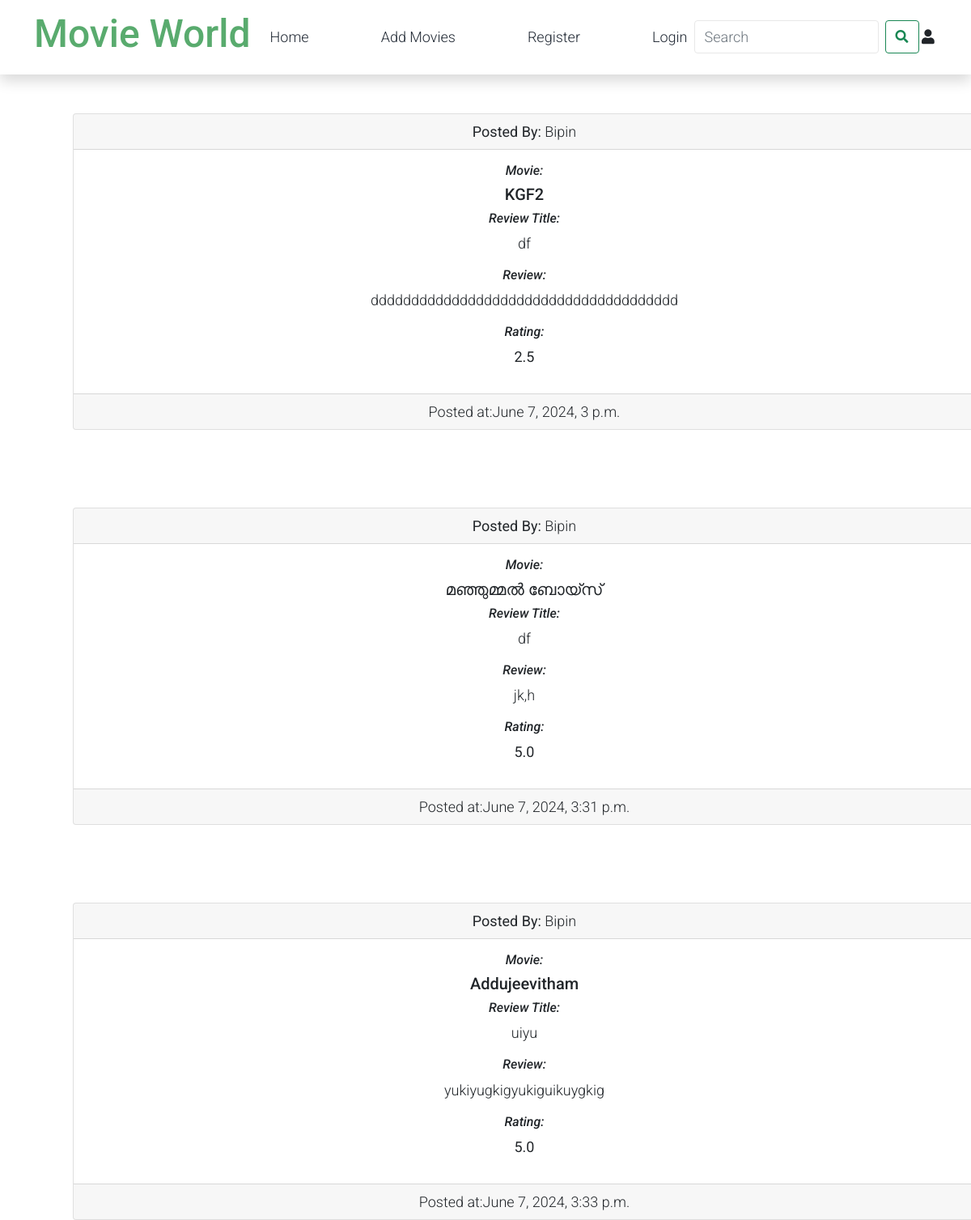
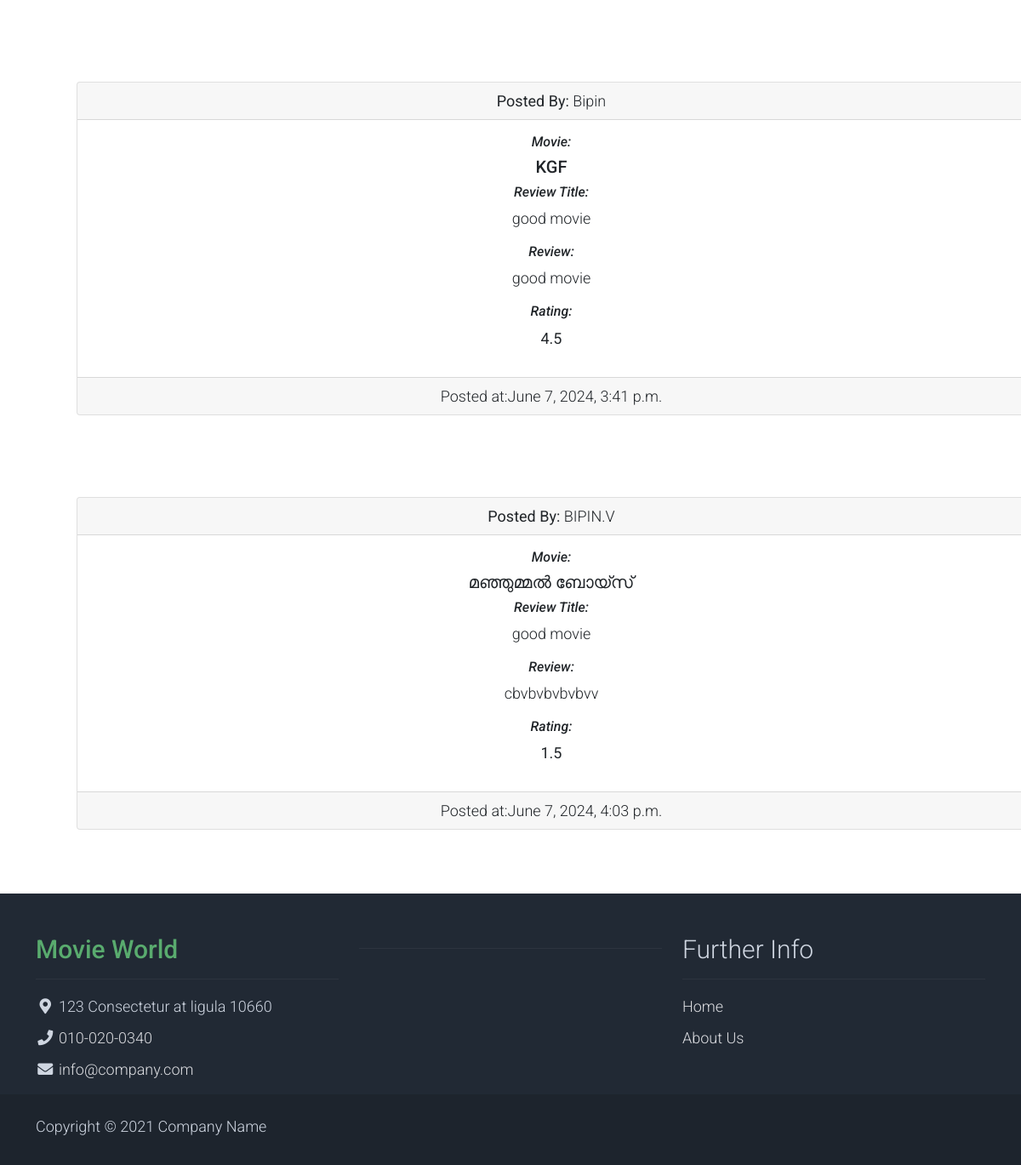
Screenshot of /commends/ with the database file from the repository (2 pictures, top to bottom).
### movapp/models.py (models this page shows, shortened)
class ReviewRating(models.Model):
    movie = models.ForeignKey(Addmovie, on_delete=models.CASCADE)
    user=models.ForeignKey(User,on_delete=models.CASCADE)
    subject=models.CharField(max_length=100,blank=True)
    review=models.TextField(max_length=500,blank=True)
    rating=models.FloatField()
    ip=models.CharField(max_length=20,blank=True)
    status=models.BooleanField(default=True)
    created_at=models.DateTimeField(auto_now_add=True)
    updated_at = models.DateTimeField(auto_now=True)

class Addmovie(models.Model):
    posted_by = models.ForeignKey(User, on_delete=models.SET_NULL, null=True)
    movie_title=models.CharField(max_length=250,unique=True)
    discription=models.TextField()
    poster=models.ImageField(upload_to='poster',blank=True)
    relese_date=models.DateField()
    actor=models.CharField(max_length=500)
    category=models.ForeignKey(Category,on_delete=models.CASCADE)
    def __str__(self):
        return self.movie_title

### movapp/views.py (the view)
# urls.py: path('commends/',views.commends,name='commends')
def commends(request):
    commends = ReviewRating.objects.all()
    context = {
        'commends': commends
    }
    return render(request,'commends.html',context)

### templates/commends.html (shortened to what this page needs)
{% load static %}
<!DOCTYPE html>
<html lang="en">
<head>
    <link rel="stylesheet" href="{% static 'assets/css/bootstrap.min.css' %}">
    <link rel="stylesheet" href="{% static 'assets/css/templatemo.css' %}">
    <link rel="stylesheet" href="{% static 'assets/css/custom.css' %}">
    <link rel="stylesheet" href="{% static 'assets/css/fontawesome.min.css' %}">
</head>
<body>
    <nav class="navbar navbar-expand-lg navbar-light shadow">
        <div class="container d-flex justify-content-between align-items-center">
            <a class="navbar-brand text-success logo h1 align-self-center" href="index.html">
                Movie World
            </a>
            <div class="align-self-center collapse navbar-collapse flex-fill  d-lg-flex justify-content-lg-between" id="templatemo_main_nav">
                <div class="flex-fill">
                    <ul class="nav navbar-nav d-flex justify-content-between mx-lg-auto">
                        <li class="nav-item">
                            <a class="nav-link" href="/">Home</a>
                        </li>
                        <li class="nav-item">
                            <a class="nav-link" href="{% url 'movapp:addMovie' %}">Add Movies</a>
                        </li>
                        {% if user.is_authenticated %}
                        <li class="nav-item">
                            <a class="nav-link" href="{% url 'movapp:profile' user.username %}">Hello <span><b>{{ user.username }}</b></span></a>
                        </li>
                         <li class="nav-item">
                            <a class="nav-link" href="{% url 'movapp:logout' %}">Logout</a>
                        </li>
                        {% else %}
                        <li class="nav-item">
                            <a class="nav-link" href="{% url 'movapp:register' %}">Register</a>
                        </li>
                        <li class="nav-item">
                            <a class="nav-link" href="{% url 'movapp:login' %}">Login</a>
                        </li>
                         {% endif %}
                    </ul>
                </div>
                <form class="d-flex"  name="Q" action="{% url 'movapp:search' %}" method="get" >
                <input class="form-control me-2" type="search" placeholder="Search" name="q" aria-label="Search">
                 <button class="btn btn-outline-success" type="submit"><i class="fa fa-search"></i></button>
                 </form>
                    <a class="nav-icon position-relative text-decoration-none" href="{% url 'movapp:profile' user.username %}">
                        <i class="fa fa-fw fa-user text-dark mr-3"></i>
                    </a>
                </div>
            </div>
    </nav>
    <div class="container">
        <div class="row">
            {% for i in commends %}
            <div class="col-md-12 m-5">
            <div class="card text-center">
            <div class="card-header">
                <span><b>Posted By:</b></span> {{i.user}}
            </div>
            <div class="card-body">
            <h6><i>Movie:</i></h6>
            <h5 class="card-title">{{i.movie}}</h5>
                <h6><span><i>Review Title:</i></span> </h6>
            <p class="card-text">{{i.subject}}</p>
            <p class="card-text"><h6><i> Review:</i></h6>{{i.review}}</p>
                <p class="card-text"><h6><i> Rating:</i></h6><b>{{i.rating}}</b></p>
            </div>
            <div class="card-footer text-body-secondary">
            Posted at:{{i.created_at}}
            </div>
            </div>
            </div>
            {% endfor %}
            <br>
        </div>
    </div>
    <footer class="bg-dark" id="tempaltemo_footer">
        <div class="container">
            <div class="row">
                <div class="col-md-4 pt-5">
                    <h2 class="h2 text-success border-bottom pb-3 border-light logo">Movie World</h2>
                    <ul class="list-unstyled text-light footer-link-list">
                        <li>
                            <i class="fas fa-map-marker-alt fa-fw"></i>
                            123 Consectetur at ligula 10660
                        </li>
                        <li>
                            <i class="fa fa-phone fa-fw"></i>
                            <a class="text-decoration-none" href="tel:010-020-0340">010-020-0340</a>
                        </li>
                        <li>
                            <i class="fa fa-envelope fa-fw"></i>
                            <a class="text-decoration-none" href="mailto:info@company.com">info@company.com</a>
                        </li>
                    </ul>
                </div>
                <div class="col-md-4 pt-5">
                    <h2 class="h2 text-light border-bottom pb-3 border-light"></h2>
                </div>
                <div class="col-md-4 pt-5">
                    <h2 class="h2 text-light border-bottom pb-3 border-light">Further Info</h2>
                    <ul class="list-unstyled text-light footer-link-list">
                        <li><a class="text-decoration-none" href="/">Home</a></li>
                        <li><a class="text-decoration-none" href="#">About Us</a></li>
                    </ul>
                </div>
            </div>
        </div>
        <div class="w-100 bg-black py-3">
            <div class="container">
                <div class="row pt-2">
                    <div class="col-12">
                        <p class="text-left text-light">
                            Copyright &copy; 2021 Company Name
                        </p>
                    </div>
                </div>
            </div>
        </div>
    </footer>
</body>
</html>

### static/assets/css/templatemo.css (style rules this page uses)
body, ul, li, p, a, label, input, div { font-family: 'Roboto', sans-serif; font-size: 18px !important; font-weight: 300 !important; }
.h1 { font-family: 'Roboto', sans-serif; font-size: 48px !important; font-weight: 200 !important; }
.h2 { font-family: 'Roboto', sans-serif; font-size: 30px !important; font-weight: 300; }
.logo { font-weight: 500 !important; }
.text-success { color: #59ab6e !important; }
.text-light { color: #cfd6e1 !important; }
.bg-dark { background-color: #212934 !important; }
.bg-black { background-color: #1d242d !important; }
#templatemo_main_nav a { color: #212934; }
.form-control { border: 1px solid #e8e8e8; }
#tempaltemo_footer a { color: #dcdde1; }
#tempaltemo_footer ul.footer-link-list li { padding-top: 10px; }
#tempaltemo_footer .border-light { border-color: #2d343f !important; }
@media (min-width: 768px) { #templatemo_main_nav .navbar-nav { max-width: 450px; } }
@media (min-width: 992px) { #templatemo_main_nav .navbar-nav { max-width: 550px; } }

### rows the page displays
ReviewRating: user "Bipin", movie "KGF2", subject "df", review "dddddddddddddddddddddddddddddddddddddd", rating "2.5", created_at "June 7, 2024, 3 p.m."
ReviewRating: user "Bipin", movie "മഞ്ഞുമ്മൽ ബോയ്സ്", subject "df", review "jk,h", rating "5.0", created_at "June 7, 2024, 3:31 p.m."
ReviewRating: user "Bipin", movie "Addujeevitham", subject "uiyu", review "yukiyugkigyukiguikuygkig", rating "5.0", created_at "June 7, 2024, 3:33 p.m."
ReviewRating: user "Bipin", movie "KGF", subject "good movie", review "good movie", rating "4.5", created_at "June 7, 2024, 3:41 p.m."
ReviewRating: user "BIPIN.V", movie "മഞ്ഞുമ്മൽ ബോയ്സ്", subject "good movie", review "cbvbvbvbvbvv", rating "1.5", created_at "June 7, 2024, 4:03 p.m."
